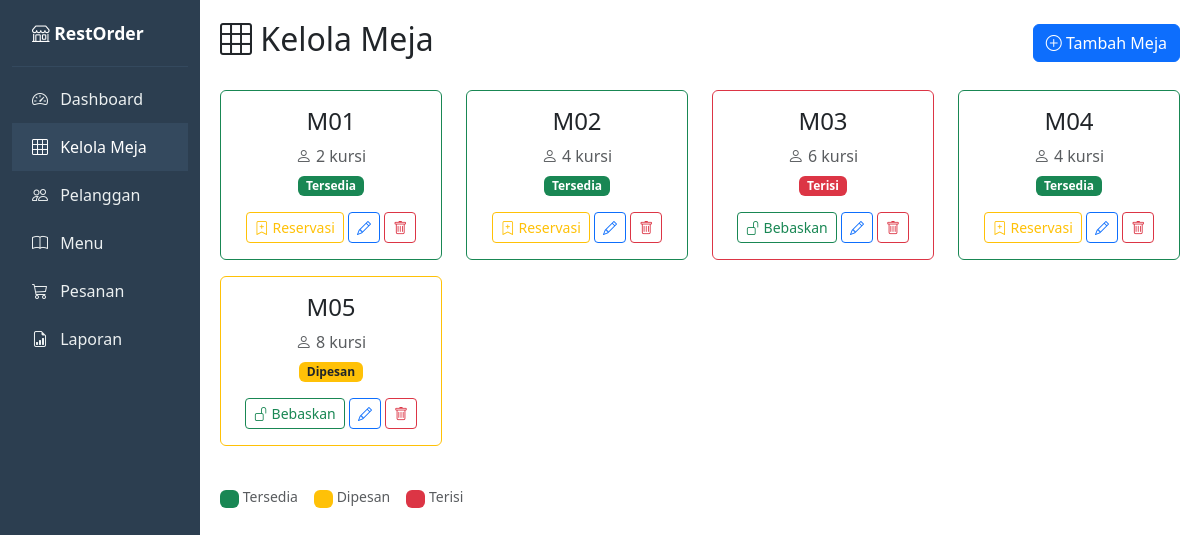
The app's page /?page=meja with its own data.
### tables this page shows
CREATE TABLE IF NOT EXISTS meja (
    id          INT UNSIGNED AUTO_INCREMENT PRIMARY KEY,
    nomor_meja  VARCHAR(10) NOT NULL UNIQUE COMMENT 'Nomor identitas meja (misal: M01)',
    kapasitas   TINYINT UNSIGNED NOT NULL DEFAULT 4 COMMENT 'Jumlah kursi',
    status      ENUM('tersedia', 'terisi', 'dipesan') NOT NULL DEFAULT 'tersedia',
    created_at  TIMESTAMP DEFAULT CURRENT_TIMESTAMP,
    updated_at  TIMESTAMP DEFAULT CURRENT_TIMESTAMP ON UPDATE CURRENT_TIMESTAMP
);

### src/Controllers/MejaController.php (called while the page is built, shortened)
<?php
class MejaController extends BaseController
{
    private MejaRepository $repo;
    public function __construct(\PDO $pdo)
    {
        $this->repo = new MejaRepository($pdo);
    }
    public function index(): void
    {
        $mejaList = $this->repo->findAll();
        $this->render('meja/index.php', [
            'pageTitle'   => 'Kelola Meja',
            'currentPage' => 'meja',
            'mejaList'    => $mejaList,
        ]);
    }
}

### public/index.php (called while the page is built, shortened)
<?php
$pdo = require __DIR__ . '/../config/database.php';
$action = $_GET['action'] ?? 'index';
try {
    $controller = new $controllerClass($pdo);
    $controller->$action();
} catch (\Exception $e) {
    error_log($e->getMessage());
    http_response_code(500);
    echo "Terjadi kesalahan pada server. Silakan coba lagi.";
}

### src/Repositories/MejaRepository.php (called while the page is built, shortened)
<?php
class MejaRepository
{
    private PDO $pdo;
    public function __construct(PDO $pdo)
    {
        $this->pdo = $pdo;
    }
    public function findAll(): array
    {
        $stmt = $this->pdo->query("SELECT * FROM meja ORDER BY nomor_meja ASC");
        $rows = $stmt->fetchAll();
        $result = [];
        foreach ($rows as $row) {
            $result[] = $this->mapToModel($row);
        }
        return $result;
    }
    private function mapToModel(array $row): Meja
    {
        return new Meja(
            nomorMeja: $row['nomor_meja'],
            kapasitas: (int) $row['kapasitas'],
            status: $row['status'],
            id: (int) $row['id']
        );
    }
}

### src/Models/Meja.php (called while the page is built, shortened)
<?php
class Meja
{
    private ?int $id;
    private string $nomorMeja;
    private int $kapasitas;
    private string $status;
    public function __construct(
        string $nomorMeja = '',
        int $kapasitas = 4,
        string $status = 'tersedia',
        ?int $id = null
    ) {
        $this->nomorMeja = $nomorMeja;
        $this->kapasitas = $kapasitas;
        $this->status    = $status;
        $this->id        = $id;
    }
    public function getId(): ?int
    {
        return $this->id;
    }
    public function getNomorMeja(): string
    {
        return $this->nomorMeja;
    }
    public function getKapasitas(): int
    {
        return $this->kapasitas;
    }
    public function getStatus(): string
    {
        return $this->status;
    }
}

### views/meja/index.php (the view, shortened to what this page needs)
<div class="d-flex justify-content-between align-items-center mb-4">
    <h2><i class="bi bi-grid-3x3"></i> Kelola Meja</h2>
    <a href="?page=meja&action=create" class="btn btn-primary">
        <i class="bi bi-plus-circle"></i> Tambah Meja
    </a>
</div>
<div class="row mb-4">
    <?php foreach ($mejaList as $meja): ?>
    <div class="col-md-3 col-sm-6 mb-3">
        <div class="card h-100 border-<?= match($meja->getStatus()) {
            'tersedia' => 'success',
            'terisi'   => 'danger',
            'dipesan'  => 'warning',
        } ?>">
            <div class="card-body text-center">
                <h4><?= htmlspecialchars($meja->getNomorMeja()) ?></h4>
                <p class="text-muted mb-1"><i class="bi bi-person"></i> <?= $meja->getKapasitas() ?> kursi</p>
                <?php
                $badgeClass = match($meja->getStatus()) {
                    'tersedia' => 'bg-success',
                    'terisi'   => 'bg-danger',
                    'dipesan'  => 'bg-warning text-dark',
                };
                ?>
                <span class="badge <?= $badgeClass ?> mb-2"><?= ucfirst($meja->getStatus()) ?></span>
                <div class="mt-2">
                    <?php if ($meja->getStatus() === 'tersedia'): ?>
                        <a href="?page=meja&action=reservasi&id=<?= $meja->getId() ?>"
                           class="btn btn-sm btn-outline-warning" title="Reservasi">
                            <i class="bi bi-bookmark-plus"></i> Reservasi
                        </a>
                    <?php elseif ($meja->getStatus() !== 'tersedia'): ?>
                        <a href="?page=meja&action=bebaskan&id=<?= $meja->getId() ?>"
                           class="btn btn-sm btn-outline-success" title="Bebaskan">
                            <i class="bi bi-unlock"></i> Bebaskan
                        </a>
                    <?php endif; ?>
                    <a href="?page=meja&action=edit&id=<?= $meja->getId() ?>"
                       class="btn btn-sm btn-outline-primary" title="Edit">
                        <i class="bi bi-pencil"></i>
                    </a>
                    <a href="?page=meja&action=delete&id=<?= $meja->getId() ?>"
                       class="btn btn-sm btn-outline-danger" title="Hapus"
                       onclick="return confirm('Yakin hapus meja ini?')">
                        <i class="bi bi-trash"></i>
                    </a>
                </div>
            </div>
        </div>
    </div>
    <?php endforeach; ?>
</div>
<div class="d-flex gap-3 text-muted small">
    <span><span class="badge bg-success">&nbsp;&nbsp;</span> Tersedia</span>
    <span><span class="badge bg-warning">&nbsp;&nbsp;</span> Dipesan</span>
    <span><span class="badge bg-danger">&nbsp;&nbsp;</span> Terisi</span>
</div>

### records on screen
meja: nomor_meja "M01", kapasitas "2", status "Tersedia"
meja: nomor_meja "M02", kapasitas "4", status "Tersedia"
meja: nomor_meja "M03", kapasitas "6", status "Terisi"
meja: nomor_meja "M04", kapasitas "4", status "Tersedia"
meja: nomor_meja "M05", kapasitas "8", status "Dipesan"
